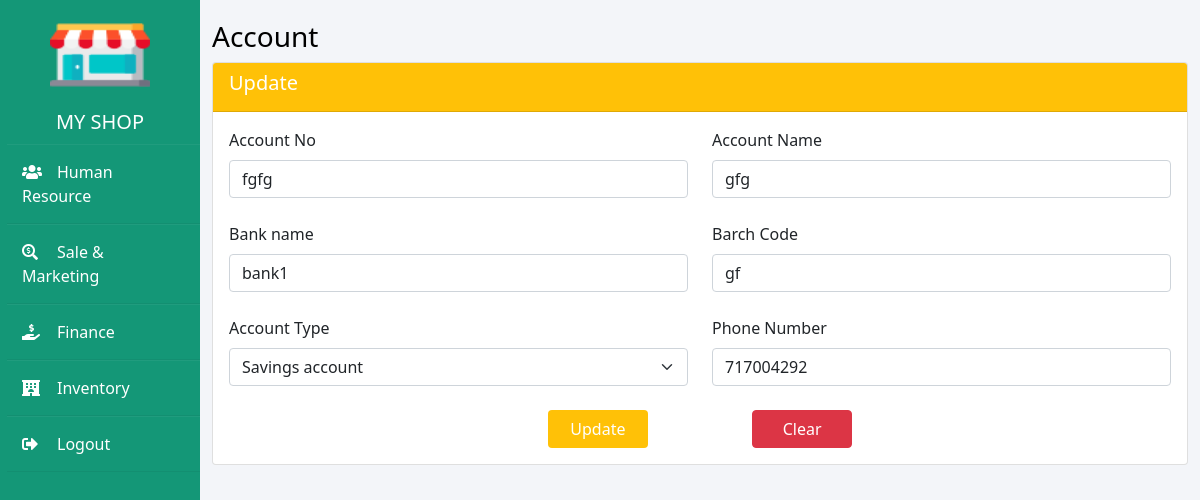
Page /account/update/2 on the committed database.
### account/models.py (models this page shows)
class Account(models.Model):
    account_no = models.CharField(max_length=25)
    account_name = models.CharField(max_length=100)
    bank_name = models.CharField(max_length=50)
    barch_code = models.CharField(max_length=10)
    type = models.CharField(max_length=50)
    phone_number = models.CharField(max_length=10)

### account/views.py (the view)
# urls.py: path('update/<int:pk>', AccountUpdateView.as_view(), name='account-update'),
class AccountUpdateView(UpdateView):
    model = Account
    template_name = "account/account-form.html"
    success_url = reverse_lazy('account:account-list')
    fields = "__all__"

### templates/account/account-form.html (shortened to what this page needs)
{% extends 'layout/dashboard-layout.html' %}
{% block content %}
    <form action="" method="post" class="needs-validation" novalidate>
        <a href="{% url 'account:account-list' %}" style="text-decoration: none;color: black"><h3>
            Account</h3></a>
        <div class="card rounded">
            <div class="card-header {% if object %} bg-warning {% else %} bg-success {% endif %} ">
                <h5 class="text-white">
                    {% if object %} Update{% else %}New {% endif %}
                </h5>
            </div>
            <div class="card-body">
                <div class="row mb-4">
                    <div class="col">
                        <label for="date" class="form-label">Account No</label>
                        <input type="text" class="form-control" id="account_no" value="{{ object.account_no }}"
                               required
                               name="account_no">
                    </div>
                    <div class="col">
                        <label for="account_name" class="form-label">Account Name</label>
                        <input type="text" class="form-control" id="account_name " value="{{ object.account_name }}"
                               required
                               name="account_name">
                    </div>
                </div>
                <div class="row mb-4">
                    <div class="col">
                        <label for="bank_name" class="form-label">Bank name</label>
                        <input type="text" class="form-control" id="bank_name" value="{{ object.bank_name }}"
                               required
                               name="bank_name">
                    </div>
                    <div class="col">
                        <label for="barch_code" class="form-label">Barch Code</label>
                        <input type="text" class="form-control" id="barch_code" value="{{ object.barch_code }}"
                               required
                               name="barch_code">
                    </div>
                </div>
                <div class="row mb-4">
                    <div class="col">
                        <label for="type" class="form-label">Account Type</label>
                        <select class="form-select" id="type" required name="type">
                            <option value="Savings account" {% if object.type == "Savings account" %}
                                    selected {% endif %} >
                                Savings account
                            </option>
                        </select>
                    </div>
                  <div class="col">
                        <label for="phone_number" class="form-label">Phone Number</label>
                        <input type="tel" class="form-control" id="phone_number" value="{{ object.phone_number }}"
                               required
                               maxlength="10"
                               name="phone_number">
                    </div>
                </div>
                <div class="row">
                    <div class=" col text-center justify-content-center align-self-center">
                        <button type="submit"
                                class="btn text-white {% if object %} bg-warning {% else %} bg-success {% endif %}"
                                style="width: 100px; margin-right: 100px">
                            {% if object %} Update{% else %}Save {% endif %}
                        </button>
                        <button type="reset" class="btn btn-danger" style="width: 100px">Clear</button>
                    </div>
                </div>
            </div>
        </div>
    </form>
{% endblock %}

### static_cdn/css/dashboard_style.css (style rules this page uses)
* { margin: 0; padding: 0; box-sizing: border-box; list-style: none; text-decoration: none; }
body { background-color: #f3f5f9; }

### rows in the picture
Account: account_no "fgfg", account_name "gfg", bank_name "bank1", barch_code "gf", type "Savings account", phone_number "717004292"
